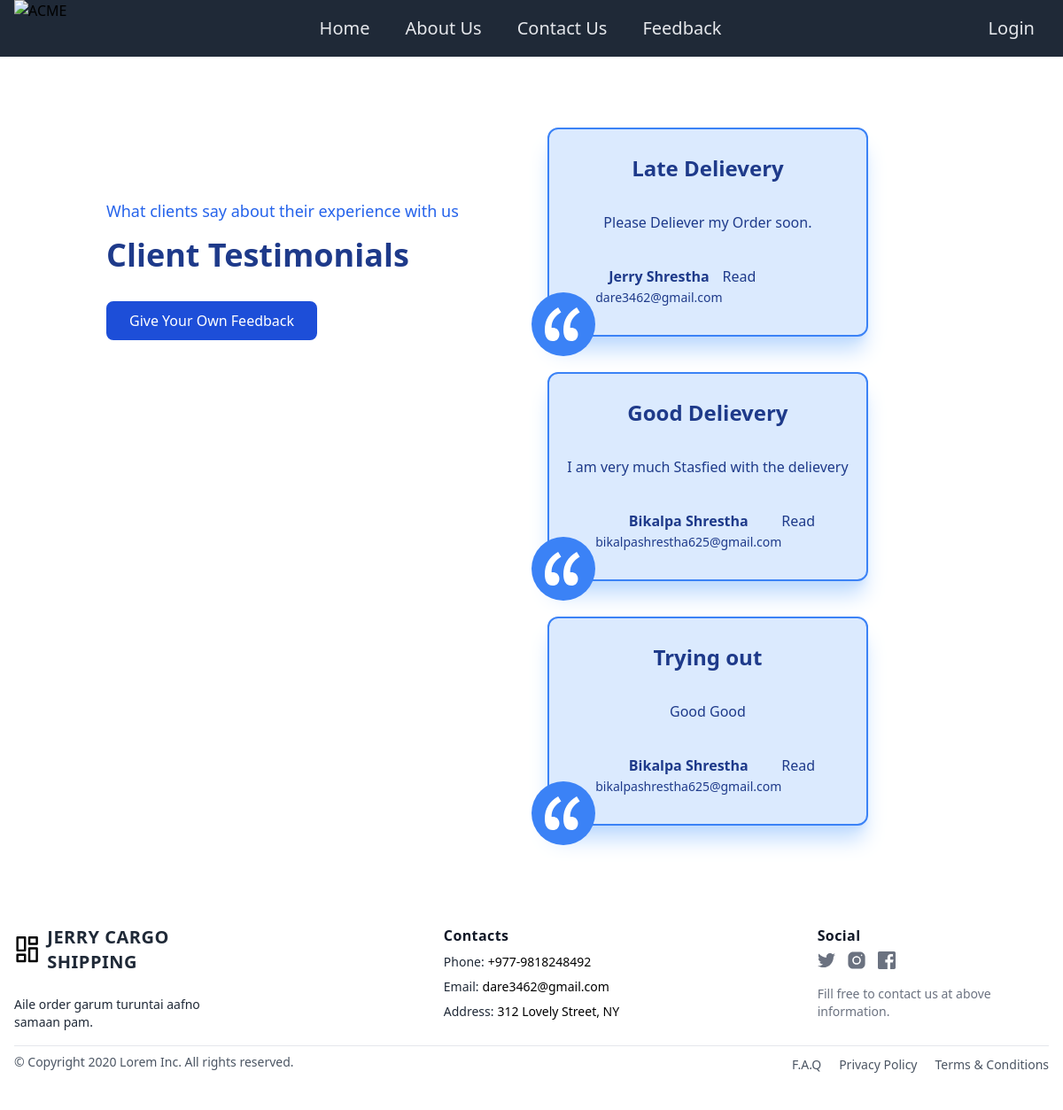
Before: /feedback-list/ with the older database file.
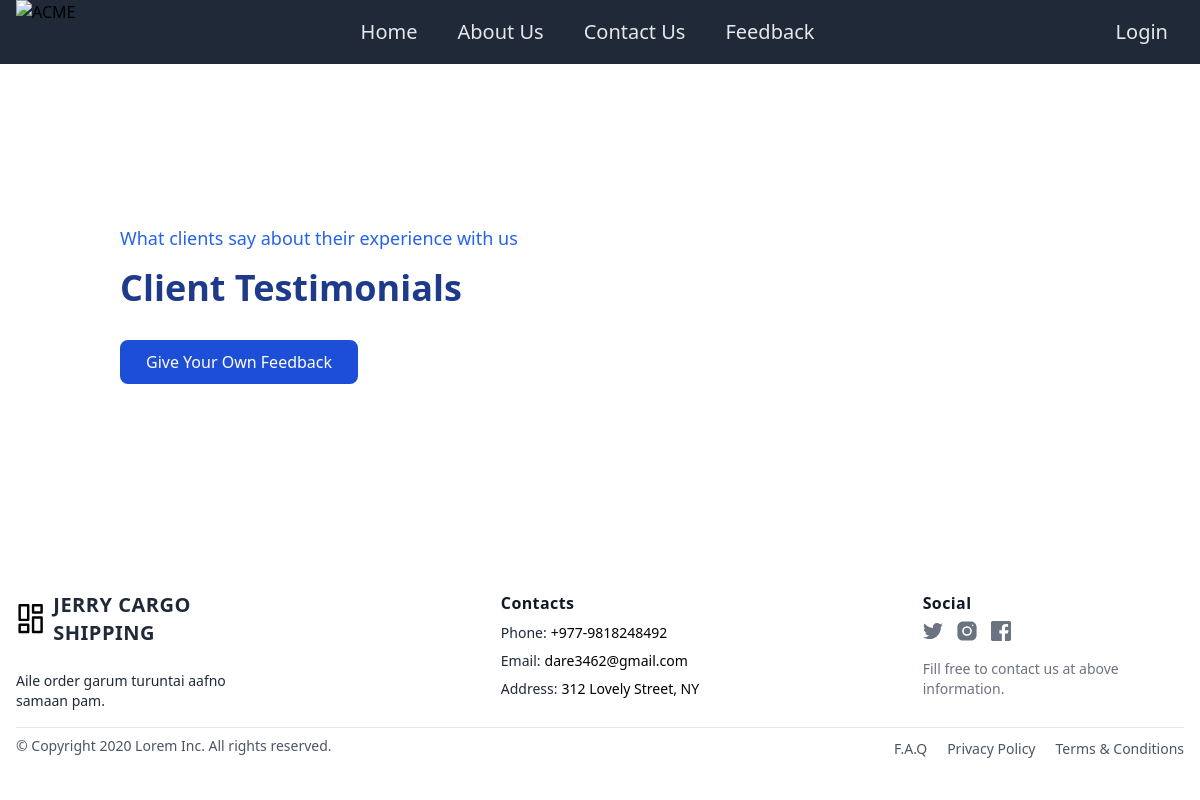
After: the same page with the newer database file.
### shipping/models.py (models this page shows, shortened)
class Feedback(models.Model):
    name = models.CharField(max_length=100)
    email = models.EmailField()
    subject = models.TextField()
    message = models.TextField()
    created_at = models.DateTimeField(auto_now_add=True)

### shipping/views.py (the view)
# urls.py: path('feedback-list/', shippingview.feedback_list, name='feedback_list'),
def feedback_list(request):
    feedbacks = Feedback.objects.all()
    return render(request, 'shipping/feedback_list.html', {'feedbacks': feedbacks})

### shipping/templates/shipping/feedback_list.html (shortened to what this page needs)
{% extends 'shipping/base.html' %}
{% block bodycontent %}
<section class="py-6 text-blue-900 sm:py-16 lg:py-20">
  <div class="mx-auto max-w-screen-lg px-4 sm:px-6 lg:px-8">
    <div class="flex flex-col lg:flex-row">
      <div class="my-10 text-center sm:mt-20 lg:text-left">
        <p class="text-lg font-medium text-blue-600">What clients say about their experience with us</p>
        <h2 class="mt-4 text-3xl font-bold text-blue-900 sm:text-4xl">Client Testimonials</h2>
        <div class="mt-8">
          <a href="{% url 'feedback_create'%}">
          <button class="rounded-lg border-2 border-blue-700 bg-blue-700 px-6 py-2 font-medium text-white transition hover:translate-y-1">Give Your Own Feedback</button>
        </a>
        </div>
      </div>
      <div class="relative mx-auto grid max-w-lg grid-cols-1 gap-6 lg:ml-auto lg:gap-10">
        {% for feedback in feedbacks %}
        <div class="flex flex-col rounded-xl border-2 border-blue-500 bg-blue-100 text-center shadow-xl shadow-blue-200">
          <div class="relative flex flex-1 flex-col justify-between p-6 lg:py-7 lg:px-5">
            <span class="absolute -left-5 -bottom-6 rounded-full bg-blue-500 p-3 text-5xl text-white">
            </span>
            <div class="flex-1">
              <p class="text-2xl font-bold">{{ feedback.subject}}</p>
              <blockquote class="mt-8 flex-1 overflow-hidden text-ellipsis ">
                <p class="leading-relaxed text-blue-900 ">{{feedback.message}}</p>
              </blockquote>
            </div>
            <div class=" mt-8 px-8 py-1 flex">
                <div>
                  <p class="text-base font-bold">{{feedback.name}}</p>
                  <p class="mt-0.5 text-sm">{{feedback.email}}</p>
                </div>
                <div>Read</div>
            </div>
          </div>
        </div>
        {% endfor %}
      </div>
    </div>
  </div>
</section>
{% endblock bodycontent %}

### shipping/templates/shipping/base.html (shortened to what this page needs)
{% load static %}
<!DOCTYPE html>
<html lang="en">
<head>
    <script src="https://cdn.tailwindcss.com"></script>
</head>
<body class="flex flex-col h-screen">
    <nav class=" flex flex-wrap items-center justify-between px-4 py-0 bg-gray-800">
      <img class="h-16 py-0" src="{% static 'images/logo.png' %}" alt="ACME">
      <div class="toggle hidden w-full md:w-auto md:flex text-right text-bold mt-5 md:mt-0 border-t-2 border-blue-900 md:border-none">
        <a href="{% url 'shipping-home'%}" class="block md:inline-block text-gray-200 text-xl hover:text-blue-500 px-5 py-3 border-b-2 border-blue-900 md:border-none">Home</a>
        <a href="{% url 'logout'%}" class="block md:inline-block text-gray-200 text-xl hover:text-blue-500 px-5 py-3 border-b-2 border-blue-900 md:border-none">About Us</a>
        <a href="{% url 'logout'%}" class="block md:inline-block text-gray-200 text-xl hover:text-blue-500 px-5 py-3 border-b-2 border-blue-900 md:border-none">Contact Us</a>
        <a href="{% url 'feedback_list'%}" class="block md:inline-block text-gray-200 text-xl hover:text-blue-500 px-5 py-3 border-b-2 border-blue-900 md:border-none">Feedback</a>
      </div>
      <div class="toggle hidden w-full p-4 md:w-auto md:flex text-right text-bold md:mt-0 border-blue-900 md:border-none">
            {% if user.is_authenticated %}
                <a href="{% url 'logout'%}" class="text-gray-200 text-xl hover:text-blue-500 text-gray-200 md:rounded">Logout</a>
            {% else %}
                <a href="{% url 'login'%}" class="text-gray-200 text-xl hover:text-blue-500 text-gray-200 md:rounded">Login</a>
            {% endif %}
      </div>
    </nav>
  <section class="flex-grow"">
    {% block bodycontent %}
    {% endblock%}
  </section>
  <footer class="px-4 pt-8 lg:mx-auto sm:max-w-xl md:max-w-full lg:max-w-screen-xl ">
      <div class="grid lg:gap-48 lg:row-gap-6 mb-4 row-gap-4 sm:grid-cols-3 lg:grid-cols-3">
        <div>
          <a href="/" aria-label="Go home" title="Company" class="inline-flex items-center">
            <span class="ml-2 text-xl font-bold tracking-wide text-gray-800 uppercase">Jerry Cargo Shipping</span>
          </a>
          <div class="mt-6 lg:max-w-sm">
            <p class="text-sm text-gray-800">
              Aile order garum turuntai aafno samaan pam.
            </p>
          </div>
        </div>
        <div class="space-y-2 text-sm md:mx-auto">
          <p class="text-base font-bold tracking-wide text-gray-900">Contacts</p>
          <div class="flex">
            <p class="mr-1 text-gray-800">Phone:</p>
            <a href="tel:+977-9818248492" aria-label="Our phone" title="Our phone" class="transition-colors duration-300 text-deep-purple-accent-400 hover:text-deep-purple-800">+977-9818248492</a>
          </div>
          <div class="flex">
            <p class="mr-1 text-gray-800">Email:</p>
            <a href="mailto:info@lorem.mail" aria-label="Our email" title="Our email" class="transition-colors duration-300 text-deep-purple-accent-400 hover:text-deep-purple-800">dare3462@gmail.com</a>
          </div>
          <div class="flex">
            <p class="mr-1 text-gray-800">Address:</p>
            <a href="https://maps.app.goo.gl/urNNDLFxN1riQ61p6" target="_blank" rel="noopener noreferrer" aria-label="Our address" title="Our address" class="transition-colors duration-300 text-deep-purple-accent-400 hover:text-deep-purple-800">
              312 Lovely Street, NY
            </a>
          </div>
        </div>
        <div>
          <span class="text-base font-bold tracking-wide text-gray-900">Social</span>
          <div class="flex items-center mt-1 space-x-3">
            <a href="/" class="text-gray-500 transition-colors duration-300 hover:text-deep-purple-accent-400">
            </a>
            <a href="/" class="text-gray-500 transition-colors duration-300 hover:text-deep-purple-accent-400">
            </a>
            <a href="/" class="text-gray-500 transition-colors duration-300 hover:text-deep-purple-accent-400">
            </a>
          </div>
          <p class="mt-4 text-sm text-gray-500">
            Fill free to contact us at above information.
          </p>
        </div>
      </div>
      <div class="flex flex-col-reverse justify-between pt-2 pb-10 border-t lg:flex-row">
        <p class="text-sm text-gray-600">
          © Copyright 2020 Lorem Inc. All rights reserved.
        </p>
        <ul class="flex flex-col mb-3 space-y-2 lg:mb-0 sm:space-y-0 sm:space-x-5 sm:flex-row">
          <li>
            <a href="/" class="text-sm text-gray-600 transition-colors duration-300 hover:text-deep-purple-accent-400">F.A.Q</a>
          </li>
          <li>
            <a href="/" class="text-sm text-gray-600 transition-colors duration-300 hover:text-deep-purple-accent-400">Privacy Policy</a>
          </li>
          <li>
            <a href="/" class="text-sm text-gray-600 transition-colors duration-300 hover:text-deep-purple-accent-400">Terms &amp; Conditions</a>
          </li>
        </ul>
      </div>
  </footer>
  </body>
</html>

Changed rows visible on the page:
removed Feedback: subject "Late Delievery", message "Please Deliever my Order soon.", name "Jerry Shrestha", email "dare3462@gmail.com"
removed Feedback: subject "Good Delievery", message "I am very much Stasfied with the delievery", name "Bikalpa Shrestha", email "bikalpashrestha625@gmail.com"
removed Feedback: subject "Trying out", message "Good Good", name "Bikalpa Shrestha", email "bikalpashrestha625@gmail.com"
